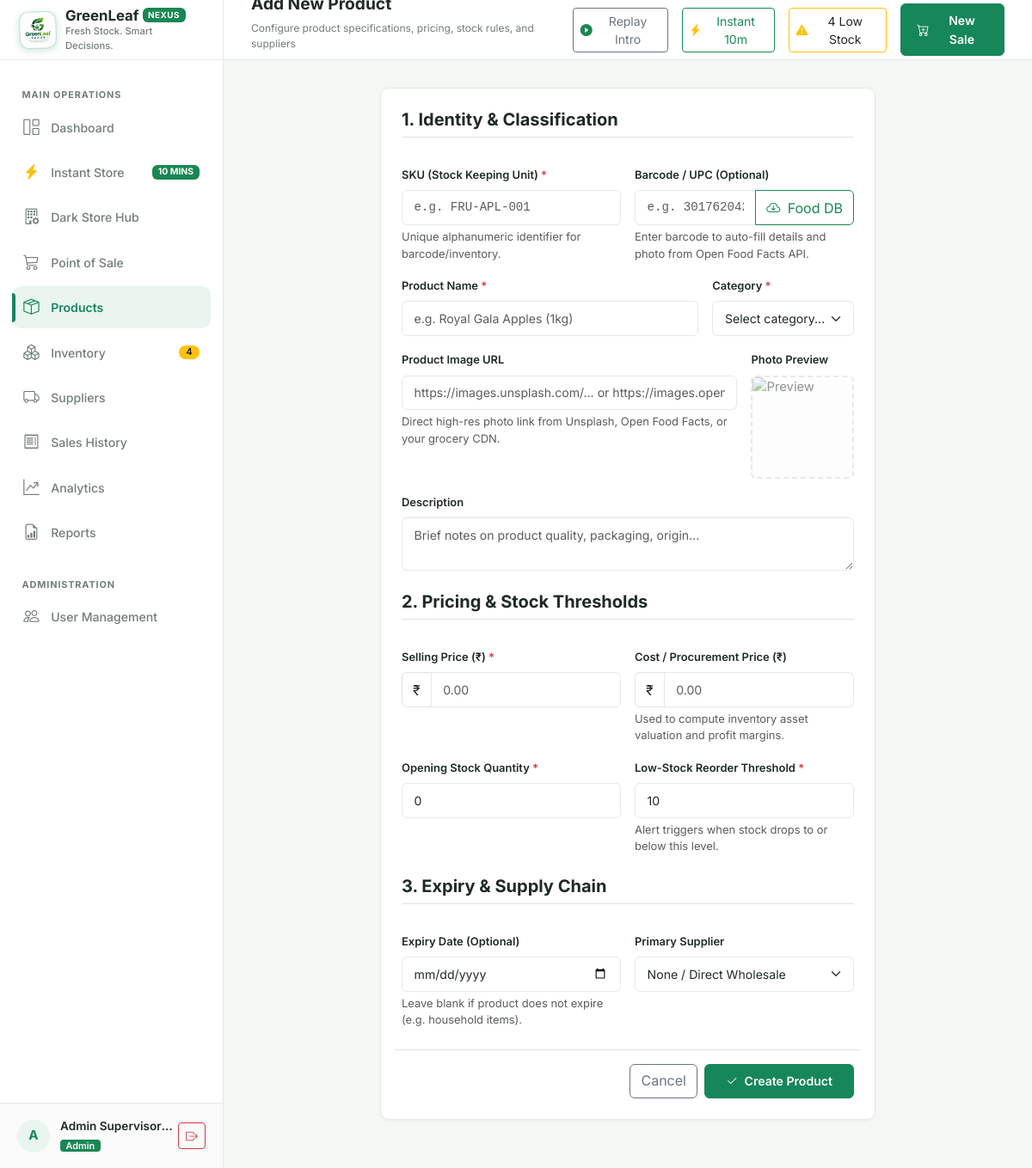
/products/new (signed in), run on the app's committed database.
### models/user.py (models this page shows, shortened)
class User(UserMixin, db.Model):
    __tablename__ = "users"
    user_id = db.Column(db.Integer, primary_key=True, autoincrement=True)
    username = db.Column(db.String(50), unique=True, nullable=False, index=True)
    full_name = db.Column(db.String(100), nullable=False)
    password_hash = db.Column(db.String(255), nullable=False)
    role = db.Column(db.String(20), nullable=False, default="cashier")  # 'admin' or 'cashier'
    is_active = db.Column(db.Boolean, default=True, nullable=False)
    created_at = db.Column(db.DateTime, default=datetime.utcnow, nullable=False)
    sales = db.relationship("Sale", back_populates="cashier", lazy="dynamic")
    movements = db.relationship("InventoryMovement", back_populates="user", lazy="dynamic")
    audit_logs = db.relationship("AuditLog", back_populates="user", lazy="dynamic")
    @property
    def is_admin(self):
        return self.role == "admin"

### routes/products.py (the view, shortened to what this page needs)
@products_bp.route("/new", methods=["GET", "POST"])
@login_required
@admin_required
def create():
    suppliers = Supplier.query.order_by(Supplier.name.asc()).all()
    return render_template("products/form.html", is_edit=False, product={}, suppliers=suppliers)

### routes/auth.py (called while the page is built)
def admin_required(f):
    @wraps(f)
    def decorated_function(*args, **kwargs):
        if not current_user.is_authenticated:
            return redirect(url_for("auth.login", next=request.url))
        if not current_user.is_admin:
            flash("Access denied: Administrator privileges required.", "danger")
            return abort(403)
        return f(*args, **kwargs)
    return decorated_function

### templates/products/form.html (shortened to what this page needs)
{% extends "base.html" %}
{% block page_subtitle %}Configure product specifications, pricing, stock rules, and suppliers{% endblock %}
{% block content %}
<div class="row justify-content-center">
  <div class="col-12 col-lg-8">
    <div class="card-custom">
      <form method="POST" action="{% if is_edit %}{{ url_for('products.edit', product_id=product.product_id) }}{% else %}{{ url_for('products.create') }}{% endif %}">
        <div class="row g-3">
          <div class="col-12">
            <h5 class="fw-bold mb-3 border-bottom pb-2">1. Identity & Classification</h5>
          </div>
          <div class="col-12 col-md-6">
            <label for="sku" class="form-label small fw-semibold">SKU (Stock Keeping Unit) <span class="text-danger">*</span></label>
            <input type="text" class="form-control form-control-custom font-monospace" id="sku" name="sku" value="{{ product.sku or '' }}" placeholder="e.g. FRU-APL-001" required>
            <div class="form-text">Unique alphanumeric identifier for barcode/inventory.</div>
          </div>
          <div class="col-12 col-md-6">
            <label for="barcode" class="form-label small fw-semibold">Barcode / UPC (Optional)</label>
            <div class="input-group">
              <input type="text" class="form-control form-control-custom font-monospace" id="barcode" name="barcode" value="{{ product.barcode or '' }}" placeholder="e.g. 3017620422003">
              <button type="button" id="btnLookupOff" class="btn btn-outline-success" title="Lookup product info and photo in Open Food Facts database">
                <i class="bi bi-cloud-arrow-down me-1"></i> Food DB
              </button>
            </div>
            <div class="form-text" id="barcodeLookupStatus">Enter barcode to auto-fill details and photo from Open Food Facts API.</div>
          </div>
          <div class="col-12 col-md-8">
            <label for="name" class="form-label small fw-semibold">Product Name <span class="text-danger">*</span></label>
            <input type="text" class="form-control form-control-custom" id="name" name="name" value="{{ product.name or '' }}" placeholder="e.g. Royal Gala Apples (1kg)" required>
          </div>
          <div class="col-12 col-md-4">
            <label for="category" class="form-label small fw-semibold">Category <span class="text-danger">*</span></label>
            <select class="form-select form-control-custom" id="category" name="category" required>
              <option value="" disabled {% if not product.category %}selected{% endif %}>Select category...</option>
            </select>
          </div>
          <div class="col-12 col-md-9">
            <label for="image_path" class="form-label small fw-semibold">Product Image URL</label>
            <input type="url" class="form-control form-control-custom" id="image_path" name="image_path" value="{{ product.image_path or '' }}" placeholder="https://images.unsplash.com/... or https://images.openfoodfacts.org/...">
            <div class="form-text">Direct high-res photo link from Unsplash, Open Food Facts, or your grocery CDN.</div>
          </div>
          <div class="col-12 col-md-3">
            <label class="form-label small fw-semibold">Photo Preview</label>
            <div class="product-form-img-preview" id="previewContainer">
              {% if product.image_path %}
                <img id="formImgPreview" src="{{ product.image_path }}" alt="Preview" onerror="this.src='https://images.unsplash.com/photo-1542838132-92c53300491e?auto=format&fit=crop&w=120&q=75';">
              {% else %}
                <img id="formImgPreview" src="https://images.unsplash.com/photo-1542838132-92c53300491e?auto=format&fit=crop&w=120&q=75" alt="Preview" class="opacity-50">
              {% endif %}
            </div>
          </div>
          <div class="col-12">
            <label for="description" class="form-label small fw-semibold">Description</label>
            <textarea class="form-control form-control-custom" id="description" name="description" rows="2" placeholder="Brief notes on product quality, packaging, origin...">{{ product.description or '' }}</textarea>
          </div>
          <div class="col-12 mt-4">
            <h5 class="fw-bold mb-3 border-bottom pb-2">2. Pricing & Stock Thresholds</h5>
          </div>
          <div class="col-12 col-md-6">
            <label for="unit_price" class="form-label small fw-semibold">Selling Price (₹) <span class="text-danger">*</span></label>
            <div class="input-group">
              <span class="input-group-text bg-white">₹</span>
              <input type="number" step="0.01" min="0" class="form-control form-control-custom" id="unit_price" name="unit_price" value="{{ product.unit_price or '' }}" placeholder="0.00" required>
            </div>
          </div>
          <div class="col-12 col-md-6">
            <label for="cost_price" class="form-label small fw-semibold">Cost / Procurement Price (₹)</label>
            <div class="input-group">
              <span class="input-group-text bg-white">₹</span>
              <input type="number" step="0.01" min="0" class="form-control form-control-custom" id="cost_price" name="cost_price" value="{{ product.cost_price or '' }}" placeholder="0.00">
            </div>
            <div class="form-text">Used to compute inventory asset valuation and profit margins.</div>
          </div>
          {% if not is_edit %}
          <div class="col-12 col-md-6">
            <label for="stock_qty" class="form-label small fw-semibold">Opening Stock Quantity <span class="text-danger">*</span></label>
            <input type="number" min="0" class="form-control form-control-custom" id="stock_qty" name="stock_qty" value="{{ product.stock_qty or '0' }}" required>
          </div>
          {% endif %}
          <div class="col-12 col-md-6">
            <label for="reorder_level" class="form-label small fw-semibold">Low-Stock Reorder Threshold <span class="text-danger">*</span></label>
            <input type="number" min="0" class="form-control form-control-custom" id="reorder_level" name="reorder_level" value="{{ product.reorder_level or '10' }}" required>
            <div class="form-text">Alert triggers when stock drops to or below this level.</div>
          </div>
          <div class="col-12 mt-4">
            <h5 class="fw-bold mb-3 border-bottom pb-2">3. Expiry & Supply Chain</h5>
          </div>
          <div class="col-12 col-md-6">
            <label for="expiry_date" class="form-label small fw-semibold">Expiry Date (Optional)</label>
            <input type="date" class="form-control form-control-custom" id="expiry_date" name="expiry_date" value="">
            <div class="form-text">Leave blank if product does not expire (e.g. household items).</div>
          </div>
          <div class="col-12 col-md-6">
            <label for="supplier_id" class="form-label small fw-semibold">Primary Supplier</label>
            <select class="form-select form-control-custom" id="supplier_id" name="supplier_id">
              <option value="">None / Direct Wholesale</option>
            </select>
          </div>
          <div class="col-12 d-flex justify-content-end gap-2 mt-4 pt-3 border-top">
            <a href="{{ url_for('products.index') }}" class="btn btn-outline-secondary">Cancel</a>
            <button type="submit" class="btn btn-green px-4">
              <i class="bi bi-check2 me-1"></i> {% if is_edit %}Save Changes{% else %}Create Product{% endif %}
            </button>
          </div>
        </div>
      </form>
    </div>
  </div>
</div>
{% endblock %}

### templates/base.html (shortened to what this page needs)
<!DOCTYPE html>
<html lang="en">
<head>
  <link href="https://cdn.jsdelivr.net/npm/bootstrap@5.3.3/dist/css/bootstrap.min.css" rel="stylesheet">
  <link href="https://cdn.jsdelivr.net/npm/bootstrap-icons@1.11.3/font/bootstrap-icons.min.css" rel="stylesheet">
  <link href="{{ url_for('static', filename='css/style.css') }}" rel="stylesheet">
</head>
<body>
<div class="app-container">
  <aside class="app-sidebar" id="appSidebar">
    <a href="{{ url_for('dashboard.index') if current_user.is_authenticated and current_user.is_admin else url_for('pos.index') }}" class="brand-section text-decoration-none">
      <img src="{{ url_for('static', filename='img/greenleaf-nexus-logo.png') }}" alt="GreenLeaf Nexus Official Logo" class="brand-logo-img">
      <div class="brand-text">
        <h1 class="d-flex align-items-center gap-1 mb-0">
          GreenLeaf <span class="badge bg-success text-white fw-bold" style="font-size: 0.62rem; letter-spacing: 0.5px;">NEXUS</span>
        </h1>
        <p class="mb-0">{{ STORE_TAGLINE }}</p>
      </div>
    </a>
    <nav class="sidebar-nav">
      <div class="nav-section-title">Main Operations</div>
      {% if current_user.is_authenticated and current_user.is_admin %}
      <a href="{{ url_for('dashboard.index') }}" class="nav-link-custom {% if request.endpoint == 'dashboard.index' %}active{% endif %}">
        <i class="bi bi-grid-1x2"></i>
        <span>Dashboard</span>
      </a>
      {% endif %}
      <a href="{{ url_for('express.store') }}" class="nav-link-custom {% if request.endpoint.startswith('express.store') %}active{% endif %}">
        <i class="bi bi-lightning-charge-fill text-warning"></i>
        <span>Instant Store</span>
        <span class="badge bg-success ms-auto" style="font-size: 0.65rem;">10 MINS</span>
      </a>
      {% if current_user.is_authenticated and current_user.is_admin %}
      <a href="{{ url_for('express.picker_console') }}" class="nav-link-custom {% if request.endpoint.startswith('express.picker') %}active{% endif %}">
        <i class="bi bi-building-gear"></i>
        <span>Dark Store Hub</span>
      </a>
      {% endif %}
      <a href="{{ url_for('pos.index') }}" class="nav-link-custom {% if request.endpoint.startswith('pos.') %}active{% endif %}">
        <i class="bi bi-cart3"></i>
        <span>Point of Sale</span>
      </a>
      {% if current_user.is_authenticated and current_user.is_admin %}
      <a href="{{ url_for('products.index') }}" class="nav-link-custom {% if request.endpoint.startswith('products.') %}active{% endif %}">
        <i class="bi bi-box-seam"></i>
        <span>Products</span>
      </a>
      <a href="{{ url_for('inventory.index') }}" class="nav-link-custom {% if request.endpoint.startswith('inventory.') %}active{% endif %}">
        <i class="bi bi-boxes"></i>
        <span>Inventory</span>
        {% if LOW_STOCK_GLOBAL_COUNT > 0 %}
          <span class="badge bg-warning text-dark sidebar-badge">{{ LOW_STOCK_GLOBAL_COUNT }}</span>
        {% endif %}
      </a>
      <a href="{{ url_for('suppliers.index') }}" class="nav-link-custom {% if request.endpoint.startswith('suppliers.') %}active{% endif %}">
        <i class="bi bi-truck"></i>
        <span>Suppliers</span>
      </a>
      {% endif %}
      <a href="{{ url_for('sales.index') }}" class="nav-link-custom {% if request.endpoint.startswith('sales.') %}active{% endif %}">
        <i class="bi bi-receipt"></i>
        <span>Sales History</span>
      </a>
      {% if current_user.is_authenticated and current_user.is_admin %}
      <a href="{{ url_for('analytics.index') }}" class="nav-link-custom {% if request.endpoint.startswith('analytics.') %}active{% endif %}">
        <i class="bi bi-graph-up-arrow"></i>
        <span>Analytics</span>
      </a>
      <a href="{{ url_for('reports.index') }}" class="nav-link-custom {% if request.endpoint.startswith('reports.') %}active{% endif %}">
        <i class="bi bi-file-earmark-bar-graph"></i>
        <span>Reports</span>
      </a>
      <div class="nav-section-title mt-3">Administration</div>
      <a href="{{ url_for('users.index') }}" class="nav-link-custom {% if request.endpoint.startswith('users.') %}active{% endif %}">
        <i class="bi bi-people"></i>
        <span>User Management</span>
      </a>
      {% endif %}
    </nav>
    <div class="user-profile-widget">
      <div class="user-avatar">
        {{ current_user.full_name[:1].upper() if current_user.is_authenticated else 'G' }}
      </div>
      <div class="user-info-text">
        <div class="user-name">{{ current_user.full_name if current_user.is_authenticated else 'Guest' }}</div>
        <span class="user-role-badge {% if current_user.is_authenticated and current_user.is_admin %}badge bg-success{% else %}badge bg-secondary{% endif %}">
          {{ current_user.role if current_user.is_authenticated else 'Visitor' }}
        </span>
      </div>
      <a href="{{ url_for('auth.logout') }}" class="btn btn-sm btn-outline-danger ms-1" title="Log Out">
        <i class="bi bi-box-arrow-right"></i>
      </a>
    </div>
  </aside>
  <div class="main-wrapper">
    <header class="app-topbar">
      <div class="d-flex align-items-center gap-3">
        <div class="topbar-title-section">
          <h2>{% block page_title %}Overview{% endblock %}</h2>
          <p>{% block page_subtitle %}Real-time store management and inventory surveillance{% endblock %}</p>
        </div>
      </div>
      <div class="topbar-actions">
        <button type="button" class="btn btn-sm btn-outline-secondary d-none d-md-inline-flex align-items-center gap-1" id="btnReplayIntro" title="Replay 'Welcome to GreenLeaf Nexus' Framer Page Transition">
          <i class="bi bi-play-circle-fill text-success"></i>
          <span>Replay Intro</span>
        </button>
        <a href="{{ url_for('express.store') }}" class="btn btn-sm btn-outline-success d-inline-flex align-items-center gap-1">
          <i class="bi bi-lightning-charge-fill text-warning"></i>
          <span class="d-none d-sm-inline">Instant 10m</span>
        </a>
        {% if LOW_STOCK_GLOBAL_COUNT > 0 and current_user.is_authenticated and current_user.is_admin %}
        <a href="{{ url_for('inventory.index', filter='low_stock') }}" class="btn btn-sm btn-outline-warning text-dark d-none d-md-inline-flex align-items-center gap-1" title="Low stock products require attention">
          <i class="bi bi-exclamation-triangle-fill text-warning"></i>
          <span>{{ LOW_STOCK_GLOBAL_COUNT }} Low Stock</span>
        </a>
        {% endif %}
        <a href="{{ url_for('pos.index') }}" class="btn btn-sm btn-green d-flex align-items-center gap-2">
          <i class="bi bi-cart-plus"></i>
          <span class="d-none d-sm-inline">New Sale</span>
        </a>
      </div>
    </header>
    <main class="content-body">
      {% block content %}{% endblock %}
    </main>
  </div>
</div>
</body>
</html>

### data on the page
User: is_active+full_name "A", is_active+full_name "Admin Supervisor…", is_active+role "Admin"

### other printed values
{{ STORE_TAGLINE }} "Fresh Stock. Smart Decisions."
{{ LOW_STOCK_GLOBAL_COUNT }} "4"
